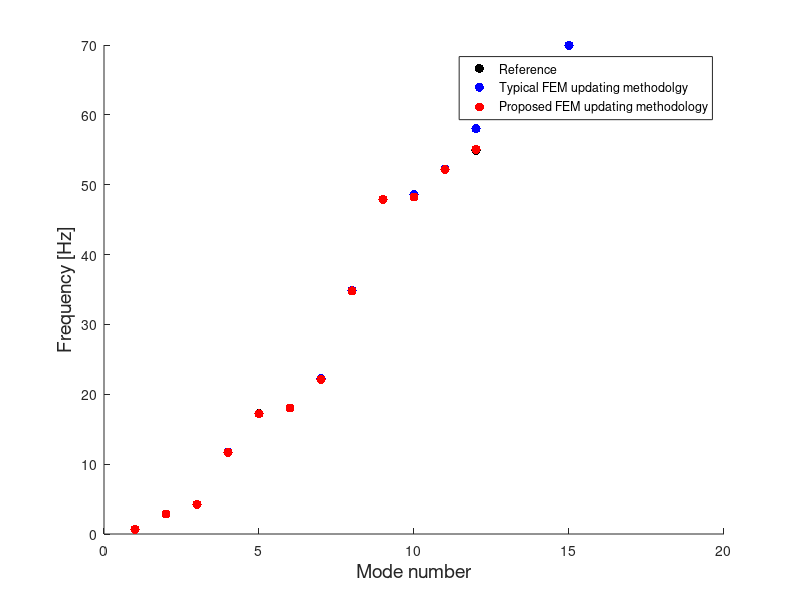

MATLAB code to generate this figure: (Note: this script raises an error after producing the figure.)
clc;
clear;
close all;

data_lin_v_nl = [
1	0.677	0.683	-0.83	0.676	0.23
2	2.873	2.873	0.03	2.876	-0.10
3	4.252	4.270	-0.42	4.243	0.21
4	11.707	11.734	-0.24	11.688	0.16
5	17.203	17.197	0.04	17.196	0.04
6	18.044	18.035	0.05	18.048	-0.02
7	22.179	22.218	-0.17	22.155	0.11
8	34.814	34.906	-0.26	34.800	0.04
9	47.895	47.871	0.05	47.928	-0.07
10	48.229	48.577	-0.72	48.254	-0.05
11	52.229	52.236	-0.01	52.181	0.09
12	54.887	58.010	-5.69	55.070	-0.33
13	60.567	62.543	-3.26	60.642	-0.12
14	63.920	63.999	-0.12	63.879	0.06
15	67.155	69.970	-4.19	67.252	-0.14];

data_SD_wo_w = [0.14	0.15	0.16	0.14	0.04	0.10	0.14	0.06
                0.03	0.07	0.04	0.04	0.31	3.01	2.94	0.29
                0.05	0.00	0.06	0.01	0.34	0.34	0.40	4.98
                0.07	0.06	0.02	0.07	0.34	0.35	0.35	5.18
                0.05	0.02	0.03	0.07	0.33	0.44	0.58	0.30
                0.01	0.10	0.15	0.03	0.12	0.41	1.40	0.23
                0.01	0.02	0.04	0.01	4.63	0.18	0.23	0.10
                0.05	0.05	0.05	0.05	0.29	0.31	0.31	0.29
                0.14	0.06	0.07	0.01	2.10	0.27	0.28	0.36
                0.06	0.17	0.09	0.06	0.26	0.84	0.68	0.26
                0.03	0.03	0.03	0.03	0.15	0.15	0.15	0.15
                0.05	0.05	0.04	0.20	0.27	0.28	0.28	2.10
                0.04	0.36	0.04	0.05	0.12	2.56	0.28	0.27
                0.05	0.05	0.26	0.05	0.25	0.27	1.78	0.25
                0.17	0.03	0.02	0.24	3.56	0.19	0.19	1.78];

str = ["Mode" "Reference" "single"  "Percent diff(ref_v_single)"  "multi" "Percent diff(ref_v_multi)"];
%% plot frequencies for linear vs nonlinear optimization
figure()
hold on
plot(data_lin_v_nl(1:end,1),data_lin_v_nl(:,2),'k.','MarkerSize',20);
plot(data_lin_v_nl(1:end,1),data_lin_v_nl(:,3),'b.','MarkerSize',20);
plot(data_lin_v_nl(1:end,1),data_lin_v_nl(:,5),'r.','MarkerSize',20);
ylabel('Frequency [Hz]','FontSize',14); xlabel('Mode number','FontSize',14)
legend('Reference','Typical FEM updating methodolgy','Proposed FEM updating methodology')
ax = gca;
ax.FontSize = 24;
xticks(linspace(1,15,15));

%% plot errors for including static deflection in the objective function
figure()
hold on
plot(linspace(1,15,15),data_SD_wo_w(:,4),'k.','MarkerSize',20);
plot(linspace(1,15,15),data_SD_wo_w(:,8),'r.','MarkerSize',20);
ylabel('Error [%]','FontSize',14); xlabel('Mode number','FontSize',14)
legend('Baseline method','Static deflection in objective function')
ax = gca;
ax.FontSize = 24;
xticks(linspace(1,15,15));